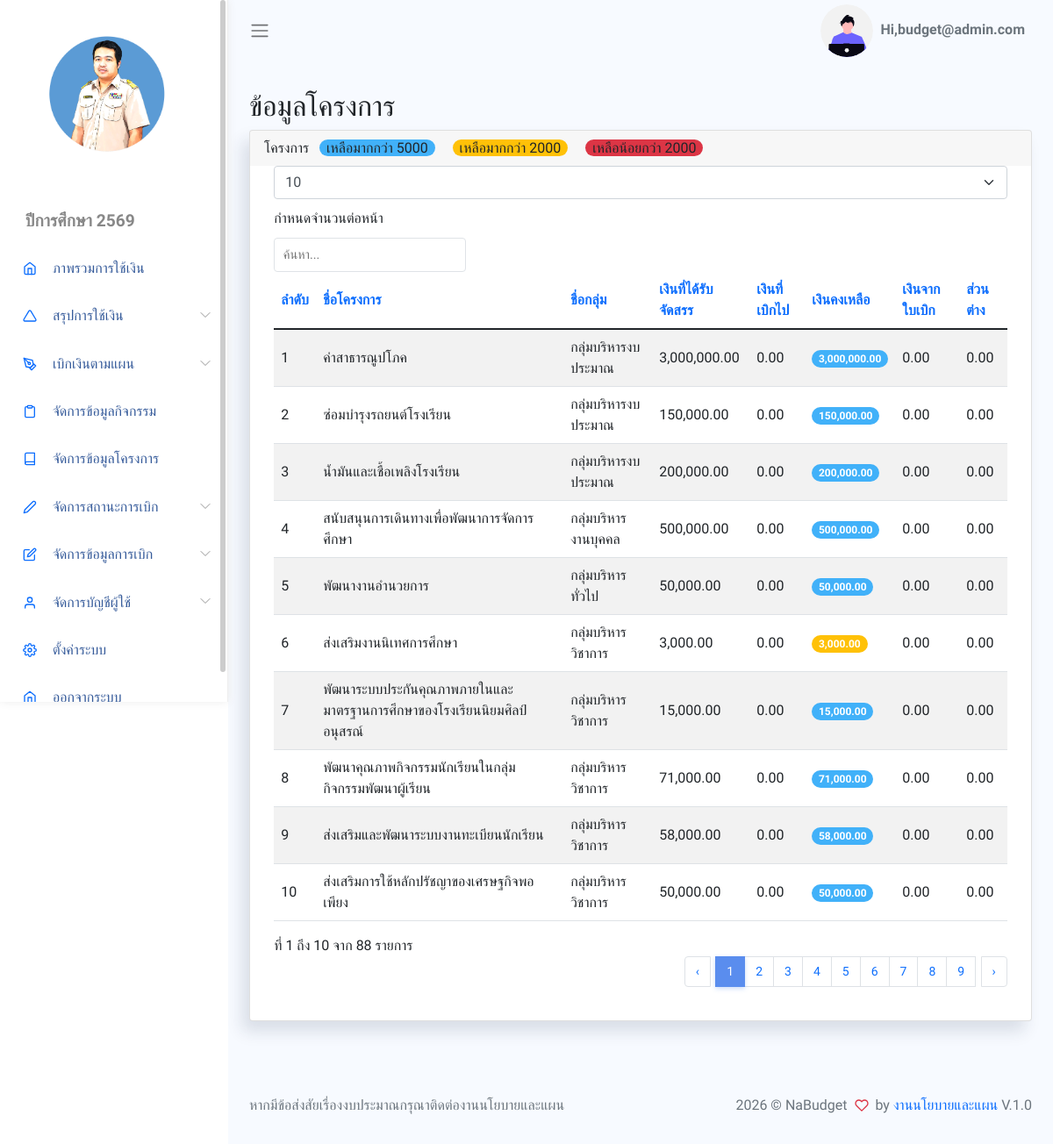
The page /App/Views/showProject_admin.php (signed in) on the database its author committed.
### tables this page shows
CREATE TABLE `setting` (
  `set_id` int(1) NOT NULL,
  `sys_name` varchar(255) NOT NULL,
  `school_name` varchar(255) NOT NULL,
  `logo_url` varchar(255) NOT NULL,
  `title_name` varchar(255) NOT NULL,
  `year_name` varchar(255) NOT NULL,
  `dir_name` varchar(255) NOT NULL,
  `man_name` varchar(255) NOT NULL,
  `plan_name` varchar(255) NOT NULL,
  `menu_project` int(1) NOT NULL,
  `menu_activity` int(1) NOT NULL,
  `menu_payplan` int(1) NOT NULL,
  `created_at` datetime DEFAULT current_timestamp()
);

CREATE TABLE `project` (
  `pro_id` int(11) NOT NULL COMMENT 'รหัสโครงการ',
  `pro_code` varchar(50) NOT NULL COMMENT 'เลขรหัสโครงการ',
  `pro_name` varchar(255) NOT NULL COMMENT 'ชื่อโครงการ',
  `pro_user` varchar(255) NOT NULL COMMENT 'ผู้รับผิดชอบโครงการ',
  `dep_id` int(11) NOT NULL COMMENT 'รหัสกลุ่ม',
  `man_id` int(11) NOT NULL COMMENT 'รหัสกลุ่มบริหาร',
  `create_at` datetime DEFAULT current_timestamp() COMMENT 'วดปเพิ่มข้อมูล'
);

CREATE TABLE `department` (
  `dep_id` int(11) NOT NULL COMMENT 'รหัสกลุ่ม',
  `dep_name` varchar(100) NOT NULL COMMENT 'ชื่อกลุ่ม',
  `dep_user` varchar(100) NOT NULL COMMENT 'ชื่อหัวหน้ากลุ่ม',
  `dep_pos` varchar(100) NOT NULL COMMENT 'ตำแหน่ง',
  `man_id` int(11) NOT NULL
);

### App/Views/showProject_admin.php (the view, shortened to what the rows shown need)
<?php
require_once BASE_PATH . "/App/Inc/header.php";
require_once BASE_PATH . "/App/Inc/sidebar.php";
?>
<div class="main-content container-fluid">
  <section class="section">
    <div class="card">
      <div class="card-body">
        <table class='table table-striped' id="table1">
          <thead>
            <tr>
              <th>ลำดับ</th>
              <th>ชื่อโครงการ</th>
              <th>ชื่อกลุ่ม</th>
              <th>เงินที่ได้รับจัดสรร</th>
              <th>เงินที่เบิกไป</th>
              <th>เงินคงเหลือ</th>
              <th>เงินจากใบเบิก</th>
              <th>ส่วนต่าง</th>
            </tr>
          </thead>
          <tbody>
            <form proion="" method="get">
              <?php
              $projectObj = new Project();
              $projects = $projectObj->getProByGroup();
              $pay = 0;
              foreach ($projects as $project) {
                echo "
                  <tr>
                    <td>{$project['pro_id']}</td>
                    <td>{$project['pro_name']}</td>
                    <td>{$project['dep_name']}</td>
                ";
                echo "<td>" . number_format($project['pro_money'], 2) . "</td>";
                if ($project['pro_money'] == $project['pro_balance']) {
                  $a = 0;
                } elseif ($project['pro_balance'] == 0) {
                  $pay += $project['pro_money'];
                  $a = $project['pro_money'];
                } elseif ($project['pro_balance'] < 0) {
                  $pay += $project['pro_money'] + abs($project['pro_balance']);
                  $a = $project['pro_money'] + abs($project['pro_balance']);
                } else {
                  $pay += $project['pro_balance'];
                  $a = $project['pro_money'] - $project['pro_balance'];
                }
                echo "<td>" . number_format($a, 2) . "</td>";
                if ($project['pro_balance'] >= 5000) {
                  echo "<td ><span class='badge bg-info round'>" . number_format($project['pro_balance'], 2) . "</span></td>";
                } elseif ($project['pro_balance'] >= 2000) {
                  echo "<td ><span class='badge bg-warning round'>" . number_format($project['pro_balance'], 2) . "</span></td>";
                } else {
                  echo "<td ><span class='badge bg-danger round'>" . number_format($project['pro_balance'], 2) . "</span></td>";
                }
                $pro_id['pro_id'] = $project['pro_id'];
                $payplanObj = new Payplan();
                $payplans = $payplanObj->getSumPayMoneyByPro($pro_id);
                echo "<td>" . number_format($payplans['sumPayMoneyPro'], 2) . "</td>";
                echo "<td>" . number_format($a - $payplans['sumPayMoneyPro'], 2) . "</td>";
                echo "</tr>";
              }
              ?>
            </form>
          </tbody>
        </table>
      </div>
    </div>
  </section>
</div>
<?php require_once BASE_PATH . "/App/Inc/footer.php"; ?>

### App/Inc/sidebar.php (shortened to what the rows shown need)
<?php
$settingObj = new Setting();
$settings = $settingObj->getSetting();
?>
<body>
    <div id="app">
        <div id="sidebar" class='active'>
            <div class="sidebar-wrapper active">
                <div class="sidebar-header" style="text-align:center">
                    <img src="<?= BASE_URL . $settings['logo_url']?>" alt="" srcset="" style="width: 150px;height:150px;">
                </div>
                <div class="">
                    <ul class="menu">
                        <li class='sidebar-title'><?= htmlspecialchars($settings['year_name']) ?></li>
                        <li class="sidebar-item ">
                            <a href="<?= BASE_URL ?>/App/Views/showGroupCard.php" class='sidebar-link'>
                            </a>
                        </li>
                        <li class="sidebar-item  has-sub">
                            <a href="#" class='sidebar-link'>
                            </a>
                        </li>
                        <?php
                        if ($_SESSION['role'] <= 7) {
                            echo "
                            <li class='sidebar-item  has-sub'>
                                <a href='#' class='sidebar-link'>
                                    <i data-feather='pen-tool' width='20'></i>
                                    <span>เบิกเงินตามแผน</span>
                                </a>
                                <ul class='submenu '>
                                    <li>
                                        <a href='" . BASE_URL . "/App/Views/formPayPlan.php'>ใบคำขออนมุติใช้เงิน</a>
                                    </li>
                                    <li>
                                        <a href='" . BASE_URL . "/App/Views/showPayPlan.php'>ข้อมูลการเบิก</a>
                                    </li>
                                </ul>
                            </li>
                            <!-- <li class='sidebar-item'>
                                <a href='" . BASE_URL . "/document/แบบสรุปโครงการ2564.docx' class='sidebar-link'>
                                    <i data-feather='triangle' width='20'></i>
                                    <span>แบบสรุปโครงการปี 2564</span>
                                </a>
                            </li>
                            <li class='sidebar-item'>
                                <a href='https://drive.google.com/drive/folders/10lbb2oCK1EN5yT9p9R833f19MvhAm9VG?usp=sharing' class='sidebar-link'>
                                    <i data-feather='triangle' width='20'></i>
                                    <span>ประชุมจัดทำแผนปีการศึกษา 2566</span>
                                </a>
                            </li>
                            <li class='sidebar-item'>
                                <a href='#' class='sidebar-link'>
                                    <i data-feather='triangle' width='20'></i>
                                    <span>อัปโหลดไฟล์ประมาณการ</span>
                                </a>
                            </li> -->
                            <li class='sidebar-item'>
                                <a href='" . BASE_URL . "/App/Views/manageActivity.php' class='sidebar-link'>
                                    <i data-feather='clipboard' width='20'></i>
                                    <span>จัดการข้อมูลกิจกรรม</span>
                                </a>
                            </li>
                            ";
                        }
                        ?>
                        <?php
                        if ($_SESSION['role'] == 1) {
                            echo "
                                <li class='sidebar-item'>
                                    <a href='" . BASE_URL . "/App/Views/manageProject.php' class='sidebar-link'>
                                        <i data-feather='book' width='20'></i>
                                        <span>จัดการข้อมูลโครงการ</span>
                                    </a>
                                </li>
                                ";
                        }
                        ?>
                        <?php
                        if ($_SESSION['role'] <= 5) {
                            echo "
                                <li class='sidebar-item  has-sub'>
                                    <a href='#' class='sidebar-link'>
                                    <i data-feather='edit-2' width='20'></i>
                                    <span>จัดการสถานะการเบิก</span>
                                    </a>
                                    <ul class='submenu '>
                                    <li>
                                        <a href='" . BASE_URL . "/App/Views/showPayBill.php'>จัดการสถานะการเบิก</a>
                                    </li>
                                    <li>
                                        <a href='" . BASE_URL . "/App/Views/searchEditPayBill.php'>จัดการการจ่ายเงิน</a>
                                    </li>
                                    </ul>
                                </li>
                                ";
                        }
                        ?>
                        <?php
                        if ($_SESSION['role'] == 1) {
                            echo "
                                <li class='sidebar-item  has-sub'>
                                    <a href='#' class='sidebar-link'>
                                    </a>
                                        <a href='" . BASE_URL . "/App/Views/formPayPlan.php'>เพิ่มข้อมูลการเบิก</a>
                                        <a href='" . BASE_URL . "/App/Views/searchEditReport.php'>แก้ไขข้อมูลใบคำขอ</a>
                                        <a href='" . BASE_URL . "/App/Views/searchEditMoney.php'>แก้ยอดเงินเบิก</a>
                                        <a href='" . BASE_URL . "/App/Views/showGroupCard_admin.php'>ตรวจสอบยอดเงินรวม</a>
                                        <a href='" . BASE_URL . "/App/Views/showProject_admin.php'>ตรวจสอบยอดเงินโครงการ</a>
                                        <a href='" . BASE_URL . "/App/Views/showActivity_admin.php'>ตรวจสอบยอดเงินกิจกรรม</a>
                                        <a href='" . BASE_URL . "/App/Views/showProjectExcel.php' target='_blank'>Excel โครงการ</a>
                                        <a href='" . BASE_URL . "/App/Views/showActivityExcel.php' target='_blank'>Excel กิจกรรม</a>
                                        <a href='" . BASE_URL . "/App/Views/showPayPlanExcel.php' target='_blank'>Excel ข้อมูลการเบิก</a>
                                        <a href='" . BASE_URL . "/App/Views/reportBudget.php' target='_blank'>รายงานการใช้เงินตามแผนปฏิบัติการ</a>
                                </li>
                                ";
                        }
                        ?>
                        <?php
                        if ($_SESSION['role'] == 1) {
                            echo "
                                <li class='sidebar-item  has-sub'>
                                    <a href='#' class='sidebar-link'>
                                    <i data-feather='user' width='20'></i>
                                    <span>จัดการบัญชีผู้ใช้</span>
                                    </a>
                                    <ul class='submenu '>
                                        <li>
                                            <a href='" . BASE_URL . "/App/Auth/Views/showPerson.php'>ข้อมูลสมาชิก</a>
                                        </li>
                                        <li>
                                            <a href='" . BASE_URL . "/App/Auth/Views/addPerson.php'>เพิ่มสมาชิก</a>
                                        </li>
                                    </ul>
                                </li>
                                ";
                        }
                        ?>
                        <?php
                        if ($_SESSION['role'] == 1 && $_SESSION['id'] == 1) {
                            echo "
                                <li class='sidebar-item'>
                                    <a href='" . BASE_URL . "/App/Views/manageSetting.php' class='sidebar-link'>
                                    <i data-feather='settings' width='20'></i>
                                    <span>ตั้งค่าระบบ</span>
                                    </a>
                                </li>
                                ";
                        }
                        ?>
                        <li class="sidebar-item ">
                            <a href="#" data-toggle="modal" data-target="#logoutModal" class='sidebar-link'>
                            </a>
                        </li>
                    </ul>
                </div>
            </div>
        </div>
        <div id="main">

### App/Inc/footer.php (shortened to what the rows shown need)
<footer>
    <div class="footer clearfix mb-0 text-muted">
        <div class="float-right">
            <p>2026 &copy; <?= htmlspecialchars($settings['sys_name']) ?> <span class='text-danger'><i data-feather="heart"></i></span> by <a
                    href="#">งานนโยบายและแผน</a> V.1.0</p>
        </div>
    </div>
</footer>
</div>
</div>
</body>
</html>

### rows shown on the page
setting: logo_url (picture), year_name "ปีการศึกษา 2569", sys_name "NaBudget"
project: pro_id "1", pro_name "ค่าสาธารณูปโภค", dep.dep_name "กลุ่มบริหารงบประมาณ", pro_money "3,000,000.00", a "0.00", pro_balance "3,000,000.00", sumPayMoneyPro "0.00"
project: pro_id "2", pro_name "ซ่อมบำรุงรถยนต์โรงเรียน", dep.dep_name "กลุ่มบริหารงบประมาณ", pro_money "150,000.00", a "0.00", pro_balance "150,000.00", sumPayMoneyPro "0.00"
project: pro_id "3", pro_name "น้ำมันและเชื้อเพลิงโรงเรียน", dep.dep_name "กลุ่มบริหารงบประมาณ", pro_money "200,000.00", a "0.00", pro_balance "200,000.00", sumPayMoneyPro "0.00"
project: pro_id "4", pro_name "สนับสนุนการเดินทางเพื่อพัฒนาการจัดการศึกษา", dep.dep_name "กลุ่มบริหารงานบุคคล", pro_money "500,000.00", a "0.00", pro_balance "500,000.00", sumPayMoneyPro "0.00"
project: pro_id "5", pro_name "พัฒนางานอำนวยการ", dep.dep_name "กลุ่มบริหารทั่วไป", pro_money "50,000.00", a "0.00", pro_balance "50,000.00", sumPayMoneyPro "0.00"
project: pro_id "6", pro_name "ส่งเสริมงานนิเทศการศึกษา", dep.dep_name "กลุ่มบริหารวิชาการ", pro_money "3,000.00", a "0.00", pro_balance "3,000.00", sumPayMoneyPro "0.00"
project: pro_id "7", pro_name "พัฒนาระบบประกันคุณภาพภายในและมาตรฐานการศึกษาของโรงเรียนนิยมศิลป์อนุสรณ์", dep.dep_name "กลุ่มบริหารวิชาการ", pro_money "15,000.00", a "0.00", pro_balance "15,000.00", sumPayMoneyPro "0.00"
project: pro_id "8", pro_name "พัฒนาคุณภาพกิจกรรมนักเรียนในกลุ่มกิจกรรมพัฒนาผู้เรียน", dep.dep_name "กลุ่มบริหารวิชาการ", pro_money "71,000.00", a "0.00", pro_balance "71,000.00", sumPayMoneyPro "0.00"
project: pro_id "9", pro_name "ส่งเสริมและพัฒนาระบบงานทะเบียนนักเรียน", dep.dep_name "กลุ่มบริหารวิชาการ", pro_money "58,000.00", a "0.00", pro_balance "58,000.00", sumPayMoneyPro "0.00"
project: pro_id "10", pro_name "ส่งเสริมการใช้หลักปรัชญาของเศรษฐกิจพอเพียง", dep.dep_name "กลุ่มบริหารวิชาการ", pro_money "50,000.00", a "0.00", pro_balance "50,000.00", sumPayMoneyPro "0.00"

### other values the page prints
$_SESSION['username'] "budget@admin.com"
